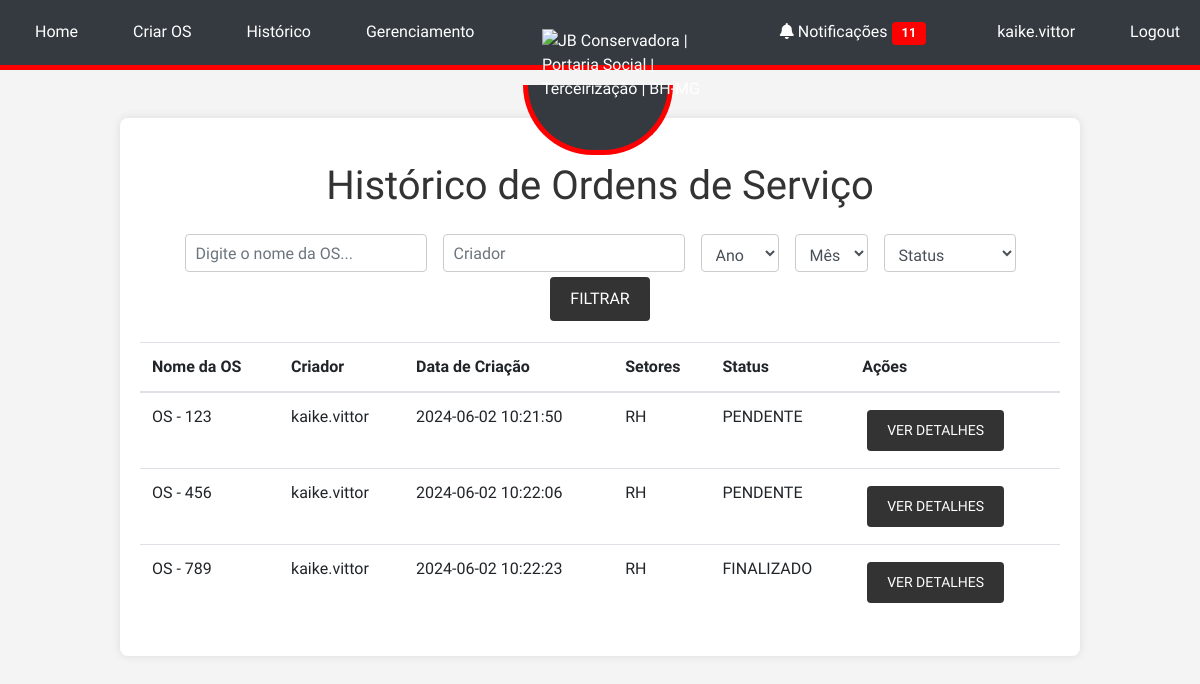
Screenshot of /history (signed in) with the database file from the repository.
### tables this page shows
CREATE TABLE users (
            id INTEGER PRIMARY KEY AUTOINCREMENT,
            username TEXT NOT NULL UNIQUE,
            password TEXT NOT NULL,
            email TEXT NOT NULL UNIQUE,
            phone TEXT NOT NULL,
            sector TEXT NOT NULL
        );

CREATE TABLE os (
            id INTEGER PRIMARY KEY AUTOINCREMENT,
            file_path TEXT NOT NULL,
            created_at TEXT NOT NULL,
            name TEXT,
            creator_id INTEGER, ultima_notificacao TEXT, status TEXT DEFAULT "PENDENTE",
            FOREIGN KEY(creator_id) REFERENCES users(id)
        );

### app.py (the view)
    @app.route('/history')
    @login_required
    def history():
        conn = sqlite3.connect('site.db')
        conn.row_factory = sqlite3.Row  # Isso permite que você acesse os resultados como um dicionário
        c = conn.cursor()
        query = '''
        SELECT os.id, os.name, os.created_at, users.username,
               os.status,
               GROUP_CONCAT(DISTINCT sector.name ORDER BY sector.name ASC) AS sectors
        FROM os
        JOIN users ON os.creator_id = users.id
        LEFT JOIN sector ON os.id = sector.os_id
        WHERE 1=1
    '''
        params = []
        search = request.args.get('search')
        if search:
            query += ' AND os.name LIKE ?'
            params.append(f'%{search}%')
        filter_by_creator = request.args.get('filter_by_creator')
        if filter_by_creator:
            query += ' AND users.username = ?'
            params.append(filter_by_creator)
        filter_year = request.args.get('filter_year')
        if filter_year:
            query += ' AND strftime("%Y", os.created_at) = ?'
            params.append(filter_year)
        filter_month = request.args.get('filter_month')
        if filter_month:
            query += ' AND strftime("%m", os.created_at) = ?'
            params.append(f'{int(filter_month):02d}')  # Garantir que o mês tenha dois dígitos
        filter_status = request.args.get('filter_status')
        if filter_status:
            query += ' AND os.status = ?'
            params.append(filter_status)
        query += ' GROUP BY os.id, os.name, os.created_at, users.username'
        c.execute(query, params)
        orders = c.fetchall()
        c.execute('SELECT DISTINCT username FROM users')
        creators = c.fetchall()
        conn.close()
        orders = [dict(order) for order in orders]
        return render_template('history.html', orders=orders, creators=creators)

### templates/history.html (shortened to what this page needs)
{% extends "base.html" %}
{% block content %}
<h1 class="text-center my-4">Histórico de Ordens de Serviço</h1>
<form method="GET" action="{{ url_for('history') }}" class="form-inline justify-content-center">
    <div class="form-group mx-2">
        <input type="text" class="form-control" id="search" name="search" placeholder="Digite o nome da OS...">
    </div>
    <div class="form-group mx-2">
        <input type="text" class="form-control" id="filter_by_creator" name="filter_by_creator" placeholder="Criador">
    </div>
    <div class="form-group mx-2">
        <select class="form-control" id="filter_year" name="filter_year">
            <option value="">Ano</option>
        </select>
    </div>
    <div class="form-group mx-2">
        <select class="form-control" id="filter_month" name="filter_month">
            <option value="">Mês</option>
        </select>
    </div>
    <div class="form-group mx-2">
        <select class="form-control" id="filter_status" name="filter_status">
            <option value="">Status</option>
        </select>
    </div>
    <button type="submit" class="btn btn-primary mx-2">Filtrar</button>
</form>
<table class="table mt-3">
    <thead>
        <tr>
            <th>Nome da OS</th>
            <th>Criador</th>
            <th>Data de Criação</th>
            <th>Setores</th>
            <th>Status</th>
            <th>Ações</th>
        </tr>
    </thead>
    <tbody>
        {% for order in orders %}
        <tr>
            <td>{{ order['name'] }}</td>
            <td>{{ order['username'] }}</td>
            <td>{{ order['created_at'] }}</td>
            <td>{{ order['sectors'] }}</td>
            <td>{{ order['status'] }}</td>
            <td>
                <a href="{{ url_for('view_os', os_id=order['id']) }}" class="btn btn-secondary btn-sm">Ver Detalhes</a>
            </td>
        </tr>
        {% endfor %}
    </tbody>
</table>
{% endblock %}

### templates/base.html (shortened to what this page needs)
<!DOCTYPE html>
<html lang="en">
<head>
    <link rel="stylesheet" href="https://stackpath.bootstrapcdn.com/bootstrap/4.5.2/css/bootstrap.min.css">
    <link rel="stylesheet" href="{{ url_for('static', filename='style.css') }}">
    <link rel="stylesheet" href="https://cdnjs.cloudflare.com/ajax/libs/font-awesome/5.15.3/css/all.min.css">
</head>
<body>
    {% if request.endpoint != 'login' %}
    <div class="navbar">
        <div class="navbar-left">
            <a href="{{ url_for('index') }}" class="menu-item">Home</a>
            {% if current_user.is_authenticated %}
                {% if current_user.sector in ['COMERCIAL', 'ADMIN'] %}
                    <a href="{{ url_for('create_os') }}" class="menu-item">Criar OS</a>
                {% endif %}
                <a href="{{ url_for('history') }}" class="menu-item">Histórico</a>
                {% if current_user.username == 'kaike.vittor' %}
                    <a href="{{ url_for('manage') }}" class="menu-item">Gerenciamento</a>
                {% endif %}
            {% else %}
                <a href="{{ url_for('login') }}" class="menu-item">Login</a>
            {% endif %}
        </div>
        <div class="logo-container">
            <img src="https://jbconservadora.com.br/wp-content/uploads/2020/09/logo-final-jb.png" alt="JB Conservadora | Portaria Social | Terceirização | BH-MG" class="logo">
        </div>
        <div class="navbar-right">
            {% if current_user.is_authenticated %}
                <a href="{{ url_for('notifications') }}" class="menu-item mr-3">
                    <i class="fas fa-bell"></i> Notificações
                    {% if g.unread_notifications_count > 0 %}
                        <span class="badge badge-danger">{{ g.unread_notifications_count }}</span>
                    {% endif %}
                </a>
                <a class="menu-item">{{ current_user.username }}</a>
                <a href="{{ url_for('logout') }}" class="menu-item">Logout</a>
            {% endif %}
        </div>
    </div>
    {% endif %}
    <div class="container mt-5">
        {% block content %}{% endblock %}
    </div>
</body>
</html>

### static/style.css (style rules this page uses)
body { font-family: 'Roboto', sans-serif; background-color: #f4f4f4; margin: 0; padding: 0; padding-top: 70px; display: flex; flex-direction: column; align-items: center; justify-content: flex-start; min-height: 100vh; color: #333; }
.container { width: 80%; max-width: 1200px; margin: 20px auto; padding: 20px; background: #fff; box-shadow: 0 0 10px rgba(0, 0, 0, 0.1); border-radius: 8px; }
.navbar { width: 100%; background-color: #333; padding: 10px; display: flex; justify-content: space-between; align-items: center; border-bottom: 5px solid red; position: fixed; top: 0; z-index: 1000; }
.navbar a { color: white; padding: 10px 20px; text-decoration: none; }
h1, h3 { color: #333; text-align: center; }
button, .btn { background-color: #333; color: white; border: none; padding: 10px 20px; margin: 5px; cursor: pointer; border-radius: 4px; text-transform: uppercase; }
.form-group, .form-check { margin-bottom: 15px; }
.form-control { width: 100%; padding: 10px; border: 1px solid #ccc; border-radius: 4px; }
.badge { padding: 5px 10px; border-radius: 4px; font-size: 0.8em; }
.badge-danger { background-color: red; color: white; }

### templates/base.html (style rules this page uses)
.navbar { position: fixed; top: 0; width: 100%; background-color: #343a40; color: #ffffff; z-index: 1000; padding: 10px 0; }
.navbar .navbar-left, .navbar .navbar-right { display: flex; align-items: center; }
.navbar .navbar-left { flex: 1; justify-content: flex-start; }
.navbar .navbar-right { flex: 1; justify-content: flex-end; }
.navbar .menu-item { margin-left: 15px; color: #ffffff; text-decoration: none; }
.logo-container { position: absolute; top: 100%; left: 52%; transform: translate(-50%, -50%); width: 180px; height: auto; }
.logo-container::before { content: ''; position: absolute; width: 150px; height: 70px; border: 5px solid red; border-top: none; border-bottom-left-radius: 75px; border-bottom-right-radius: 75px; top: 56px; left: -6%; background-color: #343a40; z-index: -1; }
.logo { position: relative; left: 8px; width: 60%; }
.container { margin-top: 70px; }
body { font-family: 'Comfortaa', sans-serif; }

### rows the page displays
users: username "kaike.vittor"
os: name "OS - 123", username "kaike.vittor", created_at "2024-06-02 10:21:50", sectors "RH", status "PENDENTE"
os: name "OS - 456", username "kaike.vittor", created_at "2024-06-02 10:22:06", sectors "RH", status "PENDENTE"
os: name "OS - 789", username "kaike.vittor", created_at "2024-06-02 10:22:23", sectors "RH", status "FINALIZADO"

### other values shown
{{ g.unread_notifications_count }} "11"
